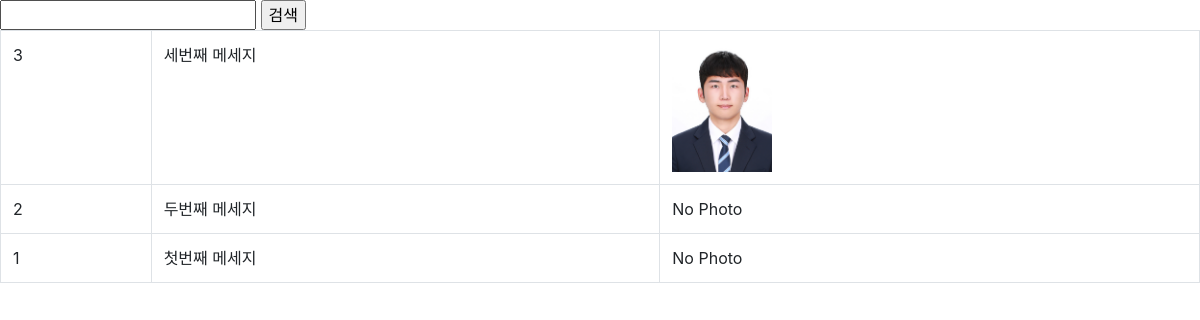
The app's page /instagram/ (signed in), older data.
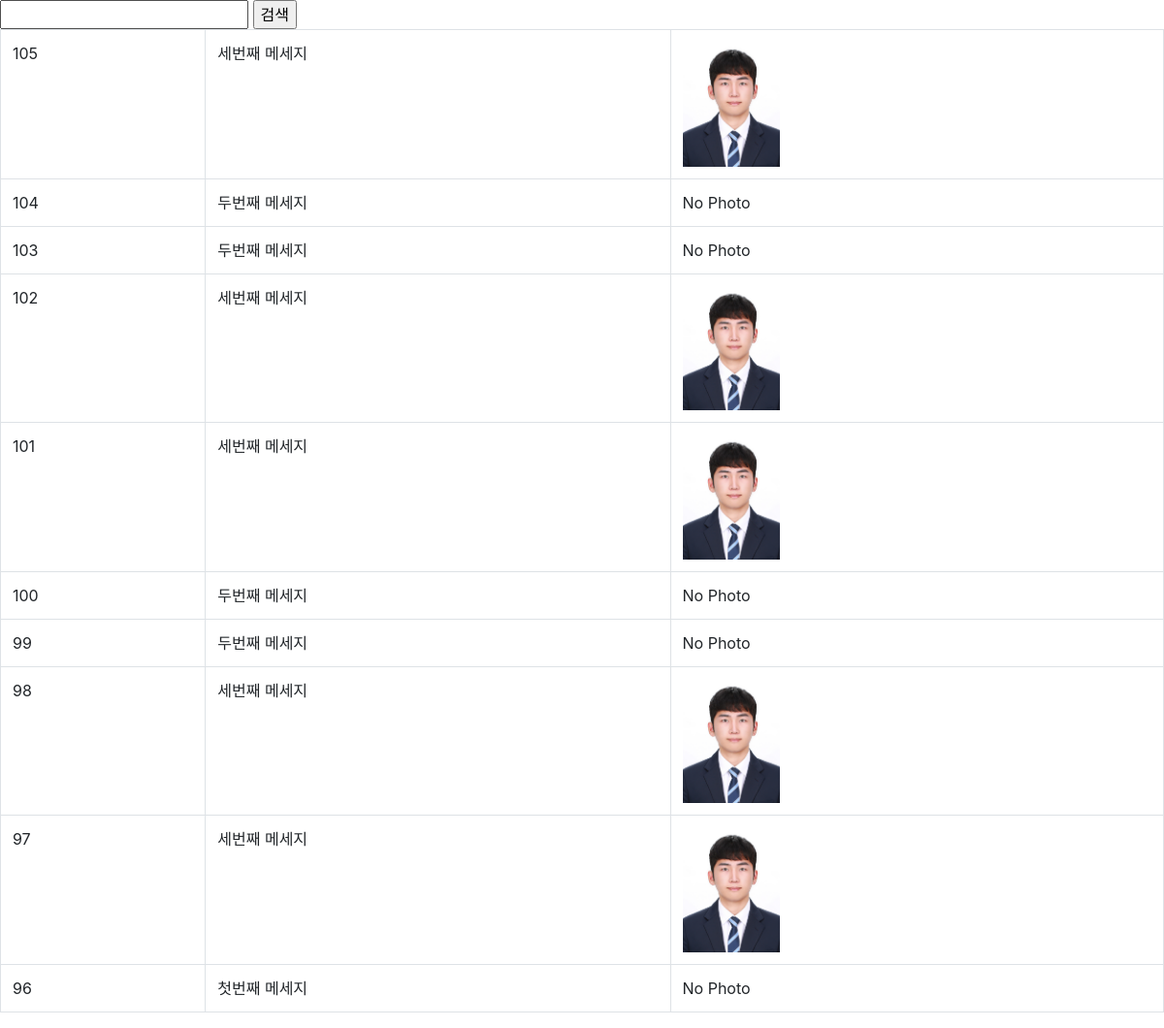
The same page, newer data.
### instagram/models.py (models this page shows, shortened)
class Post(models.Model) :
    user = models.ForeignKey(settings.AUTH_USER_MODEL, on_delete= models.CASCADE)
    message = models.TextField()
    photo = models.ImageField(blank=True,upload_to='instagram/post/%Y/%m/%d')
    tag_set = models.ManyToManyField('Tag',blank=True)
    is_public = models.BooleanField(default=False,verbose_name='공개 여부')
    created_at = models.DateTimeField(auto_now_add=True)
    updated_at = models.DateTimeField(auto_now=True)
    class Meta :
        ordering = ['-id']

### instagram/views.py (the view)
@method_decorator(login_required,name = 'dispatch')
class PostListView(ListView):
    model = Post
    paginate_by =10

### instagram/templates/instagram/post_list.html (shortened to what this page needs)
{% load bootstrap4%}
<!doctype html>
<html lang='ko'>
    <head>
        <link
            rel="stylesheet"
            href="https://cdn.jsdelivr.net/npm/bootstrap@4.5.3/dist/css/bootstrap.min.css"
>
    </head>
    <body>
        <form action="" method="get">
            <input type="text" name="q" value="{{q}}"/>
            <input type='submit' value="검색"/>
        </form>
        <table class="table table-bordered table-hover">
            <tbody>
                {% for post in post_list %}
                    <tr>
                        <td>
                            {{post.pk}}
                        </td>
                        <td>
                            {{post.message}}
                        </td>
                        <td>
                            {% if post.photo%}
                                <img src="{{post.photo.url}}" style="width:100px"/>
                                {% else%}
                                No Photo
                                {% endif%}
                            </td>
                        </tr>
                    {%endfor %}
                </tbody>
            </table>
        </body>

Row changes from the older to the newer data that the page shows:
no longer on this page (row unchanged): Post: pk "3", message "세번째 메세지", photo (picture)
no longer on this page (row unchanged): Post: pk "2", message "두번째 메세지", photo "No Photo"
no longer on this page (row unchanged): Post: pk "1", message "첫번째 메세지", photo "No Photo"
added Post: pk "105", message "세번째 메세지", photo (picture)
added Post: pk "104", message "두번째 메세지", photo "No Photo"
added Post: pk "103", message "두번째 메세지", photo "No Photo"
added Post: pk "102", message "세번째 메세지", photo (picture)
added Post: pk "101", message "세번째 메세지", photo (picture)
added Post: pk "100", message "두번째 메세지", photo "No Photo"
added Post: pk "99", message "두번째 메세지", photo "No Photo"
added Post: pk "98", message "세번째 메세지", photo (picture)
added Post: pk "97", message "세번째 메세지", photo (picture)
added Post: pk "96", message "첫번째 메세지", photo "No Photo"
